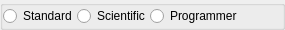
       <widget class="QGroupBox" name="groupBox_2">
        <property name="sizePolicy">
         <sizepolicy hsizetype="Preferred" vsizetype="Fixed">
          <horstretch>0</horstretch>
          <verstretch>0</verstretch>
         </sizepolicy>
        </property>
        <property name="minimumSize">
         <size>
          <width>0</width>
          <height>30</height>
         </size>
        </property>
        <property name="maximumSize">
         <size>
          <width>16777215</width>
          <height>30</height>
         </size>
        </property>
        <property name="title">
         <string/>
        </property>
        <layout class="QGridLayout" name="gridLayout_5">
         <property name="horizontalSpacing">
          <number>0</number>
         </property>
         <property name="margin">
          <number>0</number>
         </property>
         <item row="0" column="1">
          <widget class="QRadioButton" name="rbtnScientific">
           <property name="text">
            <string>Scientific</string>
           </property>
          </widget>
         </item>
         <item row="0" column="0">
          <widget class="QRadioButton" name="rbtnStandard">
           <property name="text">
            <string>Standard</string>
           </property>
           <property name="autoRepeat">
            <bool>true</bool>
           </property>
          </widget>
         </item>
         <item row="0" column="2">
          <widget class="QRadioButton" name="rbtnProgrammer">
           <property name="text">
            <string>Programmer</string>
           </property>
          </widget>
         </item>
         <item row="0" column="3">
          <spacer name="horizontalSpacer">
           <property name="orientation">
            <enum>Qt::Horizontal</enum>
           </property>
           <property name="sizeHint" stdset="0">
            <size>
             <width>40</width>
             <height>20</height>
            </size>
           </property>
          </spacer>
         </item>
        </layout>
       </widget>
